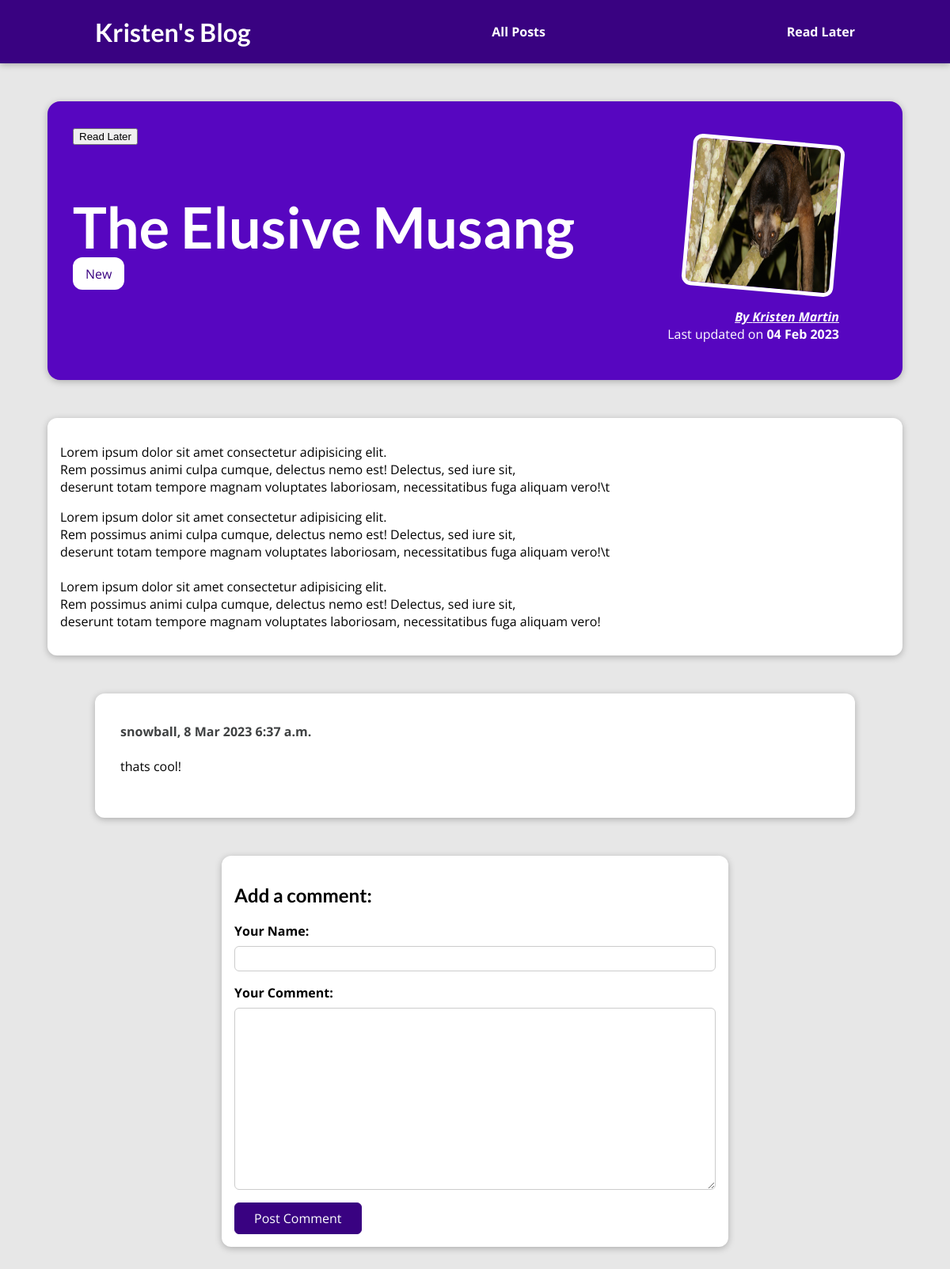
Before: /posts/the-elusive-musang/ with the older database file.
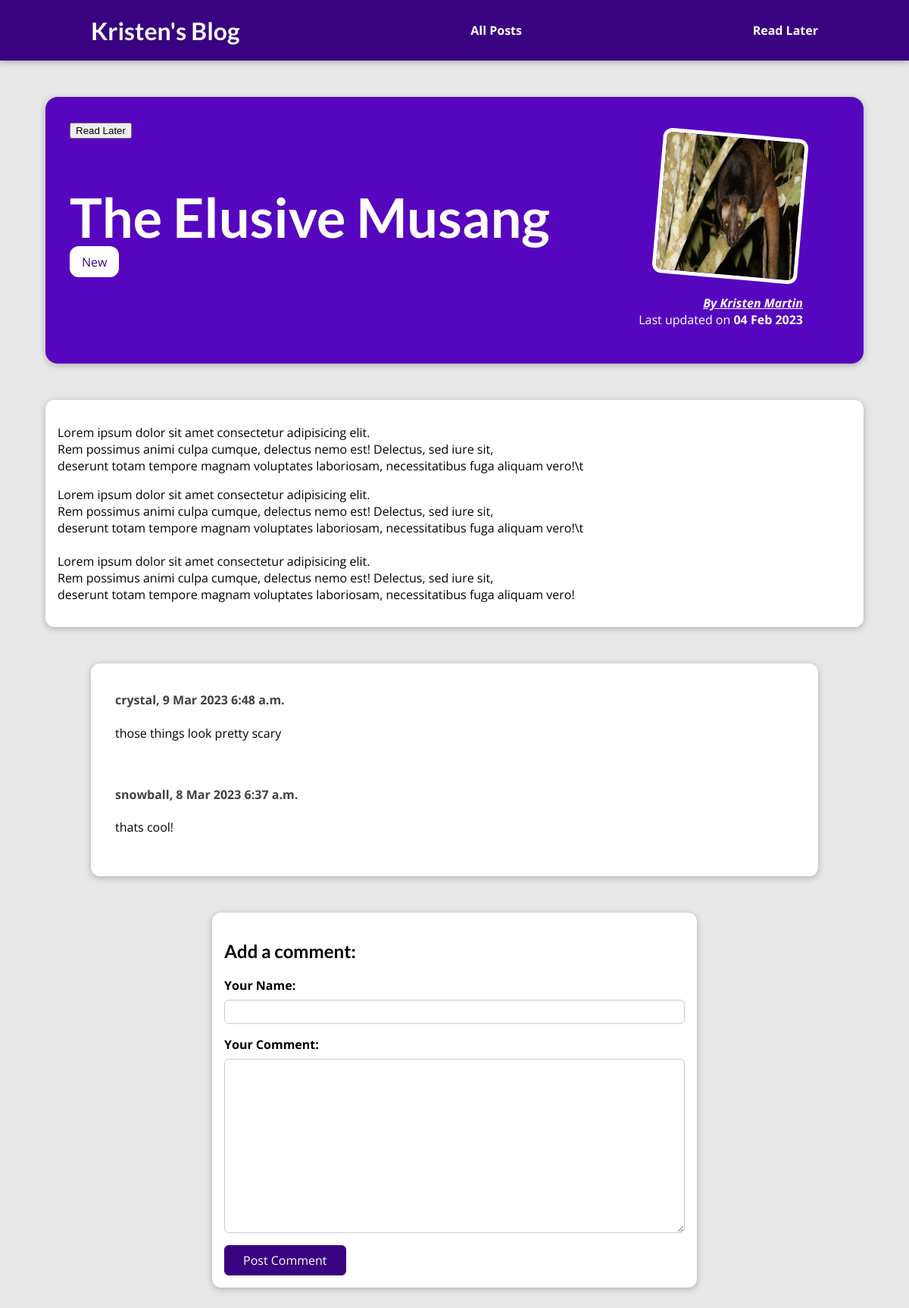
After: the same page with the newer database file.
### blog/models.py (models this page shows, shortened)
class Tag(models.Model):
    caption = models.CharField(max_length=75)

class Comment(models.Model):
    user_name = models.CharField(max_length=30)
    comment_content = models.TextField(max_length=200)
    date = models.DateTimeField(auto_now_add=True)
    blog_post = models.ForeignKey(Post, on_delete=models.CASCADE, null=True)

### blog/views.py (the view)
# urls.py: path("posts/<slug:slug>/", views.GetPost.as_view(), name="post"),
class GetPost(DetailView):
    model = Post
    template_name = "blog/post.html"
    def get_context_data(self, **kwargs):
        context = super().get_context_data(**kwargs)
        context["form"] = CommentForm()
        context["comments"] = self.object.comment_set.all().order_by("-date")
        context["tags"] = self.object.tags.all()
        context["read_later_alert"] = False
        return context
    def post(self, request, slug):
        specific_post = get_object_or_404(Post, slug=slug)
        comments = specific_post.comment_set.all().order_by("-date")
        post_tags = specific_post.tags.all()
        if "submit_comment_button" in request.POST:
            form = CommentForm(request.POST)
            if form.is_valid():
                new_data = form.cleaned_data
                name = new_data["user_name"]
                content = new_data["comment_content"]
                new_comment = Comment(
                    user_name=name, comment_content=content, blog_post=specific_post)
                new_comment.save()
                return HttpResponseRedirect(reverse("post", args=[slug]))
            else:
                return render(request, "blog/post.html", {"post": specific_post, "form": form, "comments": comments, "tags": post_tags, "read_later_alert": False})
        elif "read_later_button" in request.POST:
            form = CommentForm()
            post_id = specific_post.id
            if "read_later" not in request.session:
                request.session["read_later"] = [post_id]
            elif post_id in request.session["read_later"]:
                return render(request, "blog/post.html", {"post": specific_post, "form": form, "comments": comments, "tags": post_tags, "read_later_alert": True})
            else:
                request.session["read_later"].append(post_id)
            return HttpResponseRedirect(reverse("post", args=[slug]))

### blog/forms.py
class CommentForm(forms.ModelForm):
    class Meta:
        model = Comment
        fields = "__all__"
        exclude = ["date", "blog_post"]
        labels = {"user_name": "Your Name", "comment_content": "Your Comment"}

### blog/templates/blog/post.html (shortened to what this page needs)
{% extends "base.html" %}
{% load static %}
{% block page_css %}
    <link rel="stylesheet" href="{% static 'blog/post-detail.css' %}">
{% endblock %}
{% block content %}
{% include "blog/includes/header.html" %}
    <section id="summary">
        <form action="/posts/{{post.slug}}/" method="POST" id="read-later-form">
            <button type="submit" name="read_later_button">Read Later</button>
        </form>
        <h2>{{ post.title }}</h2>
        <div>
                {% for tag in tags %}
                    <span class="tag">{{ tag.caption }}</span>
                {% endfor %}
        </div>
        <article>
            <img src="{{ post.image_name.url }}" alt="Post {{ post.title }}" />
            <address><a href="mailto:{{post.author.email_address}}">By {{ post.author.first_name }} {{ post.author.last_name }}</a></address>
            <div>
                Last updated on <time>{{ post.date|date:"d M Y" }}</time>
            </div>
        </article>
    </section>
    <main>
            <p>{{ post.content|linebreaks }}</p>
    </main>
    <section id="comments">
    {% for comment in comments %}
        <h4>{{comment.user_name}}, {{comment.date|date:"j M Y P"}}</h4>
        <p>{{comment.comment_content|linebreaks}}</p>
        <br>
    {% endfor %}
    </section>
    <section id="comment-form">
        <h2>Add a comment:</h2>
        <form action="/posts/{{post.slug}}/" method="POST">
                {% for form_field in form %}
                    <div class="form-control {% if form_field.errors %} invalid {% endif %}">
                        {{ form_field.label_tag }}
                        {{ form_field }}
                    </div>
                {% endfor %}
            <button type="submit" name="submit_comment_button">Post Comment</button>
        </form>
    </section>
{% endblock %}

Changed rows visible on the page:
added Comment: user_name "crystal", date "9 Mar 2023 6:48 a.m.", comment_content "those things look pretty scary"
